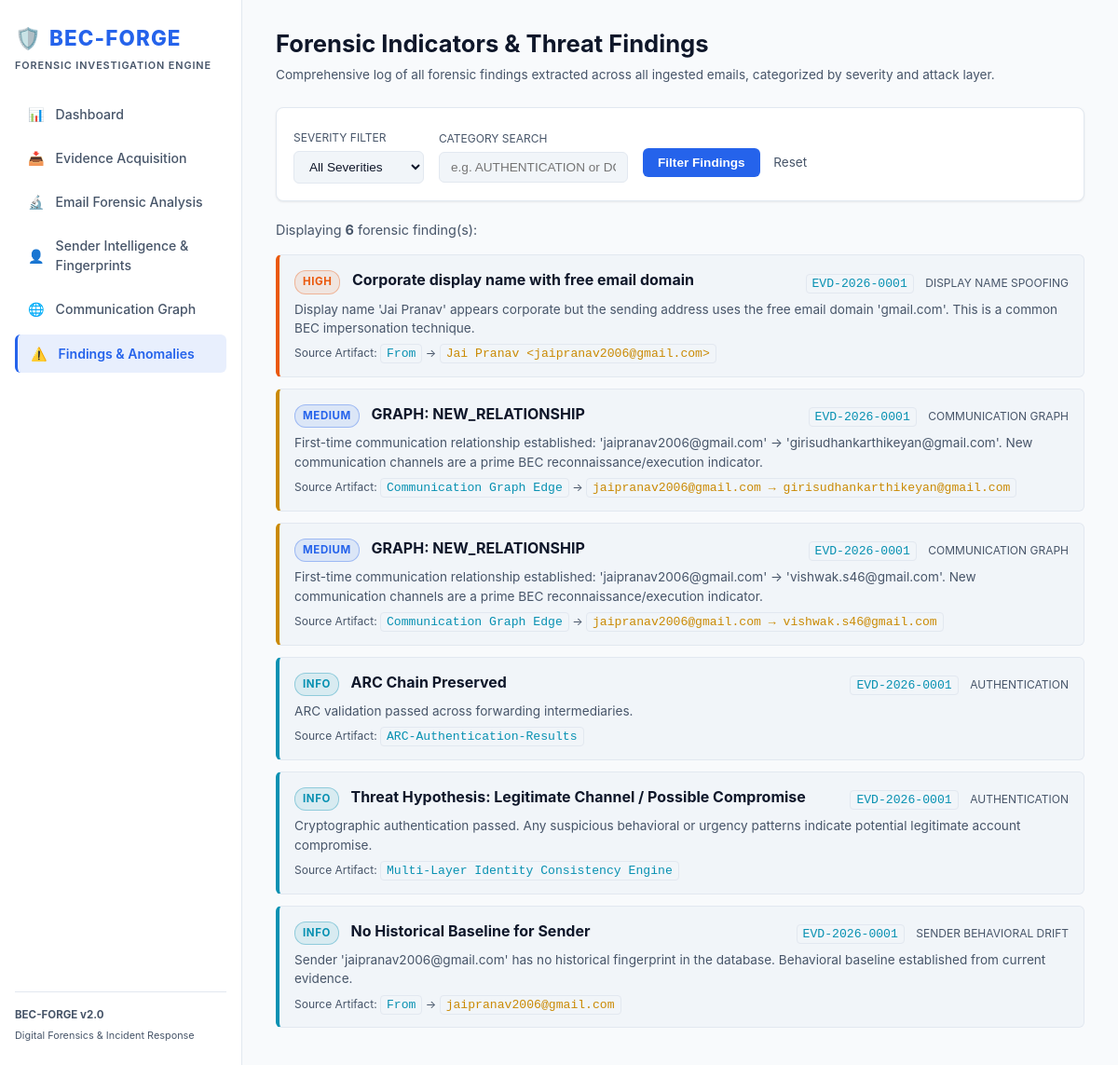
Page /findings on the committed database.
### tables this page shows
CREATE TABLE findings (
    id              INTEGER PRIMARY KEY AUTOINCREMENT,
    evidence_id     TEXT    NOT NULL REFERENCES evidence(evidence_id),
    category        TEXT    NOT NULL,
    severity        TEXT    NOT NULL,  -- INFO, LOW, MEDIUM, HIGH, CRITICAL
    title           TEXT    NOT NULL,
    description     TEXT    NOT NULL,
    evidence_field  TEXT,              -- which header/field triggered it
    evidence_value  TEXT,              -- the actual value
    created_at      TEXT    NOT NULL
);

### server/app.py (the view)
@app.get("/findings", response_class=HTMLResponse)
async def findings_view(
    request: Request,
    severity: Optional[str] = None,
    category: Optional[str] = None,
):
    findings = _load_findings_list(severity, category)
    return templates.TemplateResponse(
        request=request,
        name="findings.html",
        context={
            "active_page": "findings",
            "findings": findings,
            "selected_sev": severity,
            "category_query": category,
        },
    )

### server/templates/findings.html (shortened to what this page needs)
{% extends "base.html" %}
{% block content %}
<div class="page-header">
  <div>
    <h1 class="page-title">Forensic Indicators & Threat Findings</h1>
    <div class="page-desc">Comprehensive log of all forensic findings extracted across all ingested emails, categorized by severity and attack layer.</div>
  </div>
</div>
<div class="card" style="margin-bottom: 20px;">
  <form method="GET" action="/findings" style="display: flex; gap: 16px; align-items: center; flex-wrap: wrap;">
    <div>
      <label style="font-size: 0.75rem; color: var(--text-muted); text-transform: uppercase;">Severity Filter</label>
      <select name="severity" style="padding: 8px 12px; background: var(--bg-tertiary); border: 1px solid var(--border-color); border-radius: 6px; color: var(--text-main); font-size: 0.85rem; display: block; margin-top: 4px;">
        <option value="" {% if not selected_sev %}selected{% endif %}>All Severities</option>
      </select>
    </div>
    <div>
      <label style="font-size: 0.75rem; color: var(--text-muted); text-transform: uppercase;">Category Search</label>
      <input type="text" name="category" value="{{ category_query or '' }}" placeholder="e.g. AUTHENTICATION or DOMAIN" style="padding: 8px 12px; background: var(--bg-tertiary); border: 1px solid var(--border-color); border-radius: 6px; color: var(--text-main); font-size: 0.85rem; display: block; margin-top: 4px;">
    </div>
    <div style="margin-top: 18px;">
      <button type="submit" class="btn-primary" style="padding: 8px 16px; font-size: 0.85rem;">Filter Findings</button>
      <a href="/findings" style="margin-left: 10px; font-size: 0.85rem; color: var(--text-muted); text-decoration: none;">Reset</a>
    </div>
  </form>
</div>
<div style="margin-bottom: 16px; font-size: 0.9rem; color: var(--text-muted);">
  Displaying <strong>{{ findings|length }}</strong> forensic finding(s):
</div>
{% if findings %}
  {% for f in findings %}
  <div class="finding-item sev-{{ f.severity }}">
    <div style="display: flex; justify-content: space-between; align-items: center; margin-bottom: 6px;">
      <div>
        <span class="badge badge-{{ f.severity|lower }}">{{ f.severity }}</span>
        <strong style="margin-left: 8px; color: var(--text-main);">{{ f.title }}</strong>
      </div>
      <div>
        <span class="code-field">{{ f.evidence_id }}</span>
        <span style="font-size: 0.75rem; color: var(--text-muted); margin-left: 8px;">{{ f.category }}</span>
      </div>
    </div>
    <div style="font-size: 0.85rem; color: var(--text-muted); margin-top: 4px;">
      {{ f.description }}
    </div>
    {% if f.evidence_field %}
    <div style="font-size: 0.75rem; color: var(--text-muted); margin-top: 8px;">
      Source Artifact: <span class="code-field">{{ f.evidence_field }}</span>
      {% if f.evidence_value %}
        → <span class="code-field" style="color: var(--accent-yellow);">{{ f.evidence_value[:180] }}</span>
      {% endif %}
    </div>
    {% endif %}
  </div>
  {% endfor %}
{% else %}
  <div class="card" style="text-align: center; padding: 40px; color: var(--text-muted);">
    No findings matched the requested filter.
  </div>
{% endif %}
{% endblock %}

### server/templates/base.html (shortened to what this page needs)
<!DOCTYPE html>
<html lang="en">
<head>
  <link rel="stylesheet" href="/static/css/forensic.css">
</head>
<body>
  <aside class="sidebar">
    <div class="brand-logo">
      <span>🛡️</span> BEC-FORGE
    </div>
    <div class="brand-subtitle">Forensic Investigation Engine</div>
    <ul class="nav-links">
      <li class="nav-item {% if active_page == 'dashboard' %}active{% endif %}">
        <a href="/">
          <span>📊</span> Dashboard
        </a>
      </li>
      <li class="nav-item {% if active_page == 'acquisition' %}active{% endif %}">
        <a href="/acquisition">
          <span>📥</span> Evidence Acquisition
        </a>
      </li>
      <li class="nav-item {% if active_page == 'analysis' %}active{% endif %}">
        <a href="/analysis">
          <span>🔬</span> Email Forensic Analysis
        </a>
      </li>
      <li class="nav-item {% if active_page == 'senders' %}active{% endif %}">
        <a href="/senders">
          <span>👤</span> Sender Intelligence & Fingerprints
        </a>
      </li>
      <li class="nav-item {% if active_page == 'graph' %}active{% endif %}">
        <a href="/graph">
          <span>🌐</span> Communication Graph
        </a>
      </li>
      <li class="nav-item {% if active_page == 'findings' %}active{% endif %}">
        <a href="/findings">
          <span>⚠️</span> Findings & Anomalies
        </a>
      </li>
    </ul>
    <div class="sidebar-footer">
      <div><strong>BEC-FORGE v2.0</strong></div>
      <div style="color: var(--text-muted); font-size: 0.68rem; margin-top: 4px;">Digital Forensics & Incident Response</div>
    </div>
  </aside>
  <main class="main-content">
    {% block content %}{% endblock %}
  </main>
</body>
</html>

### server/static/css/forensic.css (style rules this page uses)
:root { --bg-primary: #f8fafc; --bg-secondary: #ffffff; --bg-tertiary: #f1f5f9; --border-color: #e2e8f0; --text-main: #0f172a; --text-muted: #475569; --accent-blue: #2563eb; --accent-cyan: #0891b2; --accent-green: #16a34a; --accent-yellow: #ca8a04; --accent-orange: #ea580c; --accent-red: #dc2626; --accent-purple: #7c3aed; }
* { box-sizing: border-box; margin: 0; padding: 0; }
body { background-color: var(--bg-primary); color: var(--text-main); font-family: -apple-system, BlinkMacSystemFont, "Segoe UI", Roboto, Helvetica, Arial, sans-serif; line-height: 1.5; display: flex; height: 100vh; overflow: hidden; }
.sidebar { width: 260px; background-color: var(--bg-secondary); border-right: 1px solid var(--border-color); display: flex; flex-direction: column; padding: 24px 16px; flex-shrink: 0; box-shadow: 1px 0 4px rgba(15, 23, 42, 0.03); }
.brand-logo { font-size: 1.4rem; font-weight: 800; letter-spacing: 0.05em; color: var(--accent-blue); display: flex; align-items: center; gap: 8px; }
.brand-subtitle { font-size: 0.68rem; text-transform: uppercase; color: var(--text-muted); letter-spacing: 0.08em; margin-top: 4px; margin-bottom: 24px; font-weight: 600; }
.nav-links { list-style: none; display: flex; flex-direction: column; gap: 6px; flex: 1; }
.nav-item a { display: flex; align-items: center; gap: 12px; padding: 10px 14px; border-radius: 6px; color: var(--text-muted); text-decoration: none; font-size: 0.88rem; font-weight: 500; transition: all 0.15s ease-in-out; }
.nav-item.active a { background-color: rgba(37, 99, 235, 0.1); color: var(--accent-blue); border-left: 3px solid var(--accent-blue); font-weight: 600; }
.sidebar-footer { font-size: 0.72rem; color: var(--text-muted); border-top: 1px solid var(--border-color); padding-top: 16px; }
.main-content { flex: 1; overflow-y: auto; padding: 28px 36px; background-color: var(--bg-primary); }
.page-header { margin-bottom: 24px; display: flex; justify-content: space-between; align-items: flex-start; }
.page-title { font-size: 1.6rem; font-weight: 700; color: var(--text-main); }
.page-desc { font-size: 0.85rem; color: var(--text-muted); margin-top: 4px; }
.card { background-color: var(--bg-secondary); border: 1px solid var(--border-color); border-radius: 8px; padding: 18px; box-shadow: 0 1px 3px rgba(15, 23, 42, 0.05), 0 1px 2px rgba(15, 23, 42, 0.03); }
.badge { display: inline-block; padding: 3px 8px; border-radius: 12px; font-size: 0.72rem; font-weight: 700; text-transform: uppercase; letter-spacing: 0.05em; }
.badge-high { background: rgba(234, 88, 12, 0.1); color: var(--accent-orange); border: 1px solid rgba(234, 88, 12, 0.35); }
.badge-medium { background: rgba(37, 99, 235, 0.1); color: var(--accent-blue); border: 1px solid rgba(37, 99, 235, 0.35); }
.badge-info { background: rgba(8, 145, 178, 0.1); color: var(--accent-cyan); border: 1px solid rgba(8, 145, 178, 0.35); }
.btn-primary { background-color: var(--accent-blue); color: #ffffff; border: none; padding: 10px 18px; border-radius: 6px; font-size: 0.88rem; font-weight: 600; cursor: pointer; transition: opacity 0.2s; }
.finding-item { background-color: var(--bg-tertiary); border-left: 4px solid var(--accent-blue); border-radius: 6px; padding: 14px 16px; margin-bottom: 12px; border-top: 1px solid var(--border-color); border-right: 1px solid var(--border-color); border-bottom: 1px solid var(--border-color); }
.finding-item.sev-HIGH { border-left-color: var(--accent-orange); }
.finding-item.sev-MEDIUM { border-left-color: var(--accent-yellow); }
.finding-item.sev-INFO { border-left-color: var(--accent-cyan); }
.code-field { font-family: ui-monospace, SFMono-Regular, SF Mono, Menlo, Consolas, monospace; background-color: var(--bg-tertiary); border: 1px solid var(--border-color); padding: 2px 6px; border-radius: 4px; font-size: 0.82rem; color: var(--accent-cyan); }

### rows in the picture
findings: severity "HIGH", title "Corporate display name with free email domain", evidence_id "EVD-2026-0001", category "DISPLAY NAME SPOOFING", description "Display name 'Jai Pranav' appears corporate but the sending address uses the free email domain 'gmail.com'. This is a common BEC impersonation technique.", evidence_field "From", evidence_value "Jai Pranav <jaipranav2006@gmail.com>"
findings: severity "MEDIUM", title "GRAPH: NEW_RELATIONSHIP", evidence_id "EVD-2026-0001", category "COMMUNICATION GRAPH", description "First-time communication relationship established: 'jaipranav2006@gmail.com' → 'girisudhankarthikeyan@gmail.com'. New communication channels are a prime BEC reconnaissance/execution indicator.", evidence_field "Communication Graph Edge", evidence_value "jaipranav2006@gmail.com → girisudhankarthikeyan@gmail.com"
findings: severity "MEDIUM", title "GRAPH: NEW_RELATIONSHIP", evidence_id "EVD-2026-0001", category "COMMUNICATION GRAPH", description "First-time communication relationship established: 'jaipranav2006@gmail.com' → 'vishwak.s46@gmail.com'. New communication channels are a prime BEC reconnaissance/execution indicator.", evidence_field "Communication Graph Edge", evidence_value "jaipranav2006@gmail.com → vishwak.s46@gmail.com"
findings: severity "INFO", title "ARC Chain Preserved", evidence_id "EVD-2026-0001", category "AUTHENTICATION", description "ARC validation passed across forwarding intermediaries.", evidence_field "ARC-Authentication-Results"
findings: severity "INFO", title "Threat Hypothesis: Legitimate Channel / Possible Compromise", evidence_id "EVD-2026-0001", category "AUTHENTICATION", description "Cryptographic authentication passed. Any suspicious behavioral or urgency patterns indicate potential legitimate account compromise.", evidence_field "Multi-Layer Identity Consistency Engine"
findings: severity "INFO", title "No Historical Baseline for Sender", evidence_id "EVD-2026-0001", category "SENDER BEHAVIORAL DRIFT", description "Sender 'jaipranav2006@gmail.com' has no historical fingerprint in the database. Behavioral baseline established from current evidence.", evidence_field "From", evidence_value "jaipranav2006@gmail.com"

### other values in the picture
{{ findings|length }} "6"
